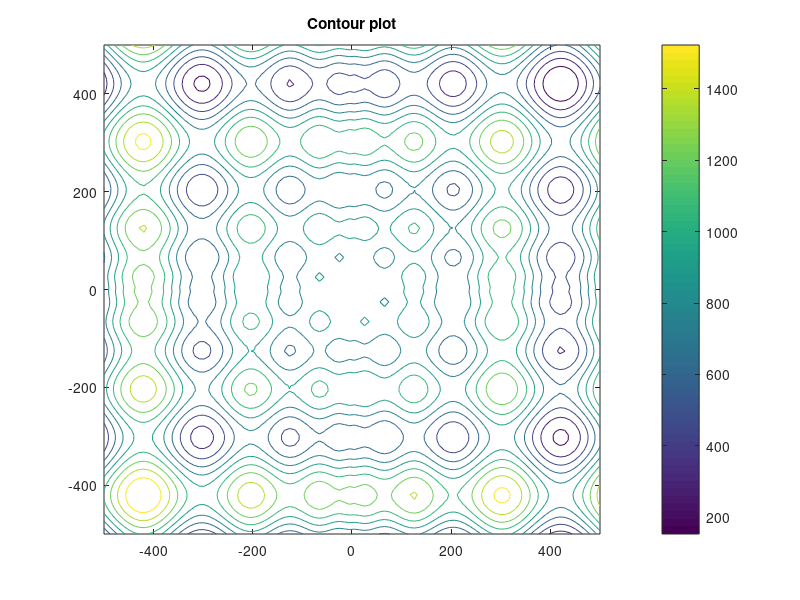
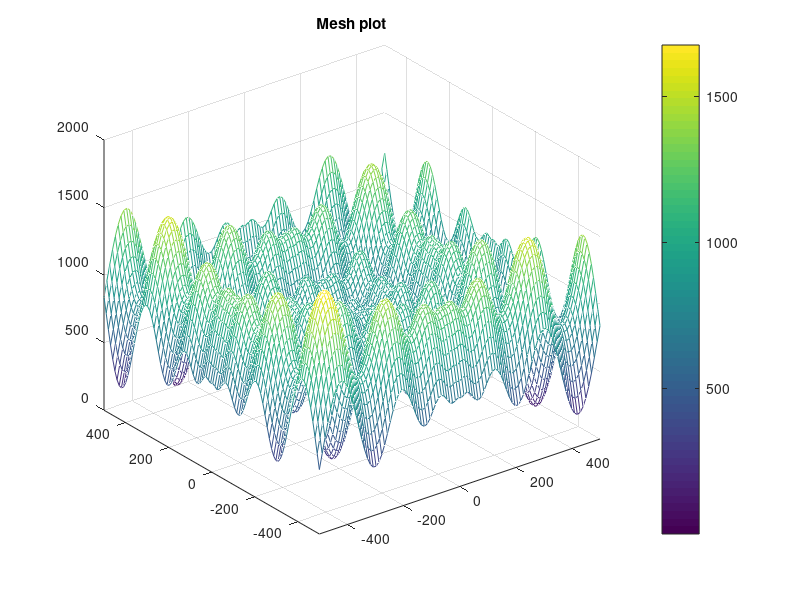

Source code (MATLAB) for these figures, in order: (Note: this script raises an error after producing the figures.)
% Date : May 10 2017
% Name : Sindhu Valasa Reddy
% USC ID : 8047774699
% Email : valasare@usc.edu
% EE 511 : Project #8 - Markov Chain Monte Carlo
% Question 3


clc;
clear all;
close all;
% Generate a row vector of 100 linearly equally spaced points between -500 and 500
x1 = linspace(-500,500); 
x2 = linspace(-500,500);
% Obtain 100x100 pairs of points in matrix form from vectors x and y
[X1,X2] = meshgrid(x1,x2);  
Z=418.9829*2 - (X1.*sin(sqrt(abs(X1))) + X2.*sin(sqrt(abs(X2))));  
figure(1);
contour(X1,X2,Z); % Plot a contour plot
colorbar;
title('Contour plot');
figure(2)
mesh(X1,X2,Z); % Plot a mesh plot
colorbar;
title('Mesh plot');
xlim([-500 500]);
ylim([-500 500]);
n=50;
T_o=100;
x_t=zeros(n);
y_t=zeros(n);
x_t_star=zeros(n);
y_t_star=zeros(n);
itr=1;

while (itr<n)
x_t_star(itr+1)=x_t(itr)+normrnd(0,10);
y_t_star(itr+1)=y_t(itr)+normrnd(0,10);
value=compute(x_t_star(itr+1),y_t_star(itr+1))-compute(x_t_(itr),y_t(itr));
alpha=exp(value);
if value<=0

end
x_t(itr+1)=x_t_star(itr+1);
y_t(itr+1)=y_t_star(itr+1);
T(itr+1) = alpha * T_o/log(itr+1);
end